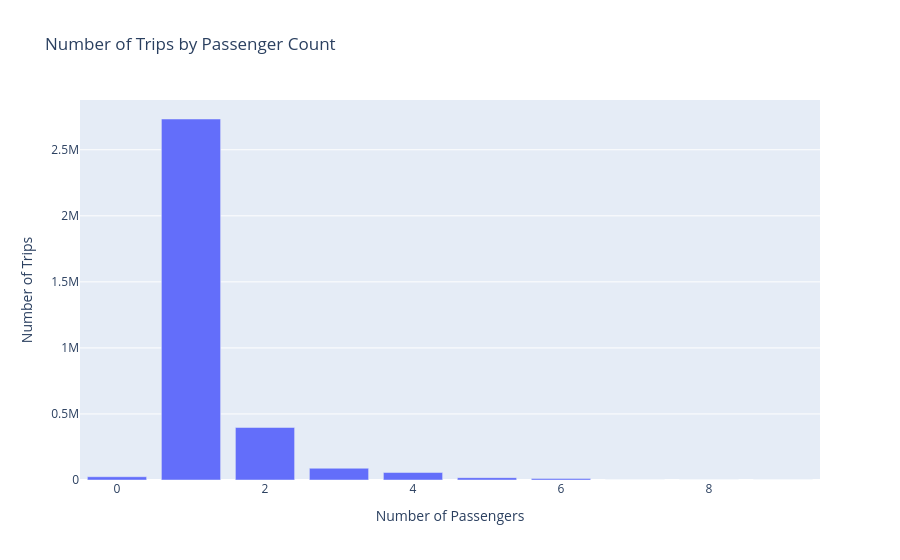

Here is the notebook cell this chart was saved with:
### Code cell
# Number of Trips by Passenger Count

passenger_counts = (
    df_taxi_c['passenger_count']
    .value_counts()
    .sort_index()
    .reset_index()
)

passenger_counts.columns = ['passenger_count', 'trips']

fig = px.bar(
    passenger_counts,
    x='passenger_count',
    y='trips',
    title='Number of Trips by Passenger Count',
    labels={
        'passenger_count': 'Number of Passengers',
        'trips': 'Number of Trips'
    }
)

fig.show()

### Figure 1 — Plotly figure (JSON) as saved in the notebook; plotly's stock layout.template omitted (floating-point values rounded to 4 significant figures)
{"data": [{"hovertemplate": "Number of Passengers=%{x}<br>Number of Trips=%{y}<extra></extra>", "legendgroup": "", "marker": {"color": "#636efa", "pattern": {"shape": ""}}, "name": "", "orientation": "v", "showlegend": false, "textposition": "auto", "type": "bar", "x": [0.0, 1.0, 2.0, 3.0, 4.0, 5.0, 6.0, 7.0, 8.0, 9.0], "xaxis": "x", "y": [24651, 2733048, 397720, 89056, 56591, 17717, 11964, 4, 11, 3], "yaxis": "y"}], "layout": {"autosize": true, "barmode": "relative", "legend": {"tracegroupgap": 0}, "title": {"text": "Number of Trips by Passenger Count"}, "xaxis": {"anchor": "y", "autorange": true, "domain": [0, 1], "range": [-0.5, 9.5], "title": {"text": "Number of Passengers"}, "type": "linear"}, "yaxis": {"anchor": "x", "autorange": true, "domain": [0, 1], "range": [0, 2877000.0], "title": {"text": "Number of Trips"}, "type": "linear"}}}
